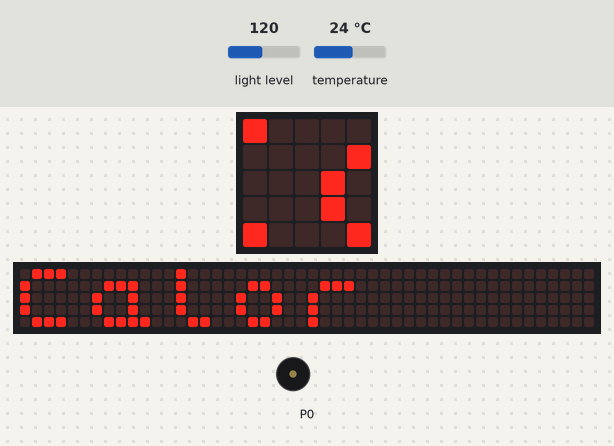
Recording of a program running on a simulated BBC micro:bit (MakeCode). Parts: the board's 5×5 LED display, a strip that is not on the board, showing the scrolling text unrolled, buzzer (waves = sounding). The test bench sets the inputs (shaded band); at power-on: temperature 24 °C, light level 120. The 48×5 strip is a reading aid, not a part: it shows the text the display is scrolling, unrolled, one strip-width of it at a time.

Above: at 1.27 s.
1.3 s: temperature set to 12 °C
At 5.49 s:
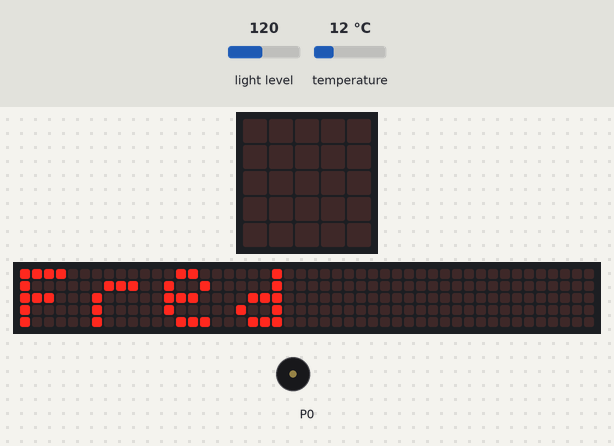
At 5.94 s:
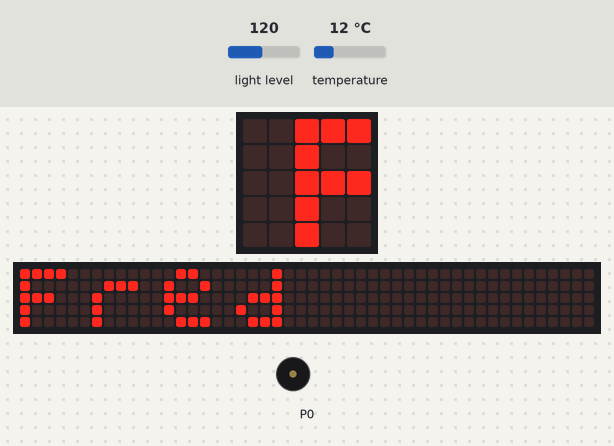
7.2 s: temperature set to 28 °C
At 10.01 s:
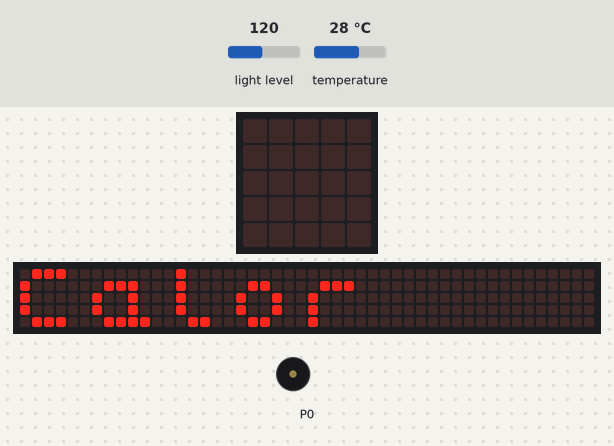
11.4 s: light level set to 52
16.5 s: light level set to 45
At 21.17 s:
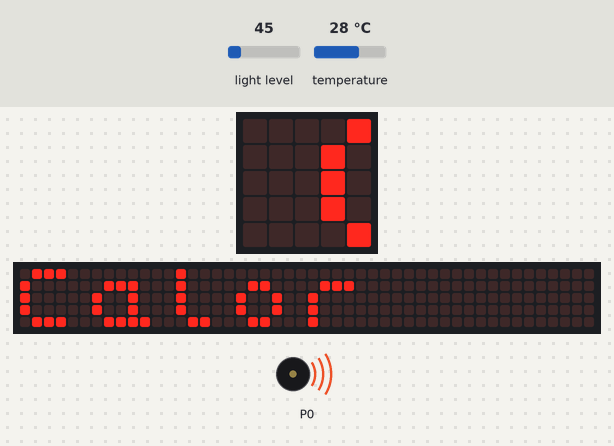
22.5 s: light level set to 250
26.5 s: light level set to 5
Timing chart, 0 to 31.1 s (numbered marks = the images above; inputs shaded):
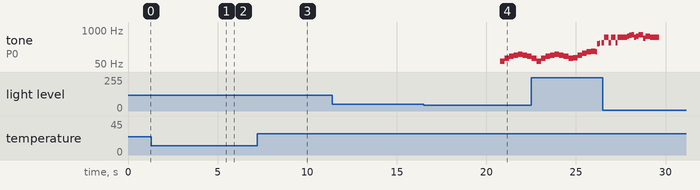

The program:

main.ts
```typescript
basic.forever(function on_forever() {
    if (input.temperature() > 22) {
        basic.showString("Calor")
    } else {
        basic.showString("Fred")
    }

    if (input.lightLevel() > 220) {
        music._playDefaultBackground(music.builtInPlayableMelody(Melodies.Entertainer), music.PlaybackMode.InBackground)
    } else if (input.lightLevel() < 50) {
        music._playDefaultBackground(music.builtInPlayableMelody(Melodies.Blues), music.PlaybackMode.InBackground)
    } else {

    }

})
```

test.ts
```typescript
// aquí va el archivo "tests"; esto no se compilará cuando este paquete se utilice como una extensión.
```

Measured:
- the behaviour switches between 50 and 49 on light level (found by bisection; images 3 and 4)
- after the input at 1.3 s, the display: first differs from a run without the input after 4.1 s (image 1)
- after the input at 7.2 s, the display: first differs from a run without the input after 2.7 s (image 3)
- after the input at 16.5 s, tone on P0: plays 65 Hz for 0.26 s, 82 Hz for 0.26 s, 98 Hz for 0.26 s, 110 Hz for 0.26 s, 117 Hz for 0.26 s, 110 Hz for 0.26 s … (7 notes in this stretch), starting after 4.3 s
